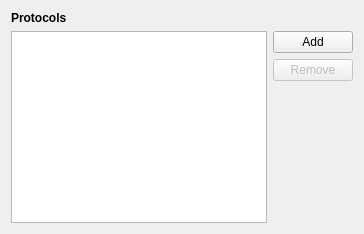
     <widget class="QWidget" name="programsPage">
      <layout class="QVBoxLayout" name="programsPageLayout">
       <item>
        <widget class="QLabel" name="programsProtocolsHeader">
         <property name="font">
          <font>
           <weight>75</weight>
           <bold>true</bold>
          </font>
         </property>
         <property name="text">
          <string>Protocols</string>
         </property>
        </widget>
       </item>
       <item>
        <layout class="QHBoxLayout" name="protocolsLayout">
         <item>
          <widget class="Otter::ItemViewWidget" name="protocolsItemView">
           <property name="contextMenuPolicy">
            <enum>Qt::NoContextMenu</enum>
           </property>
           <property name="editTriggers">
            <set>QAbstractItemView::NoEditTriggers</set>
           </property>
           <property name="alternatingRowColors">
            <bool>true</bool>
           </property>
           <attribute name="headerDefaultSectionSize">
            <number>250</number>
           </attribute>
          </widget>
         </item>
         <item>
          <layout class="QVBoxLayout" name="protocolsButtonsLayout" stretch="0,0,1">
           <item>
            <widget class="QPushButton" name="protocolsAddProtocolButton">
             <property name="text">
              <string>Add</string>
             </property>
            </widget>
           </item>
           <item>
            <widget class="QPushButton" name="protocolsRemoveProtocolButton">
             <property name="enabled">
              <bool>false</bool>
             </property>
             <property name="text">
              <string>Remove</string>
             </property>
            </widget>
           </item>
           <item>
            <spacer name="protocolsButtonsSpacer">
             <property name="orientation">
              <enum>Qt::Vertical</enum>
             </property>
            </spacer>
           </item>
          </layout>
         </item>
        </layout>
       </item>
      </layout>
     </widget>
